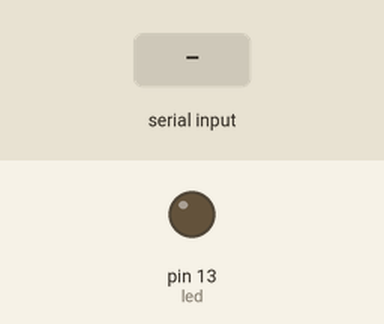
Bench run of a sketch on a simulated Arduino Uno, built with avr-gcc and run on an emulated ATmega328P. Parts: output pins drawn as LEDs (lit = HIGH). The inputs (shaded band) are chosen by the test bench.

Above: at 1.2 s.
1.3 s: "1\n" received over Serial
At 1.8 s:
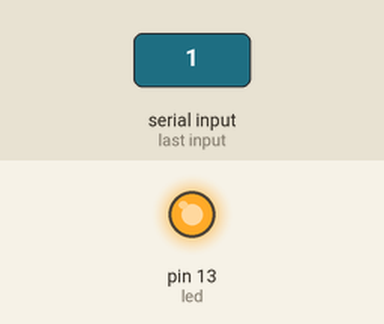
2.8 s: "90,45\n" received over Serial
At 3.1 s:
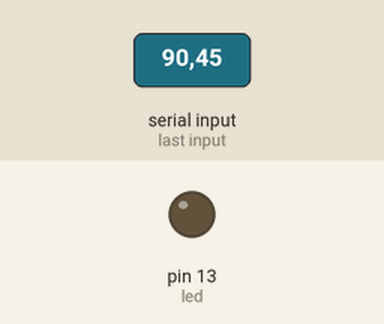
Timing chart, 0 to 5.8 s (numbered marks = the images above; inputs shaded):
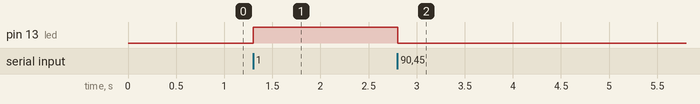

The sketch:

RobonectArduino.ino
```cpp
int led = 13; // This is the pin that the led is conected to
int message;

// the setup routine runs once when you press reset:
void setup() {
	// initialize the digital pin as an output.
	Serial.begin(9600);
	pinMode(led, OUTPUT);
}

// the loop routine runs over and over again forever:
void loop() {

	while (Serial.available()==0) {             //Wait for user input

            message = Serial.parseInt();

            if (Serial.read() == '\n') {
                if ( message == 1 )
                    digitalWrite(led, HIGH);
                else
                    digitalWrite(led, LOW);
            }
        }
}
```

Measured:
- after the input at 1.3 s, pin 13 (led): LOW → HIGH at once
- after the input at 2.8 s, pin 13 (led): HIGH → LOW at once
